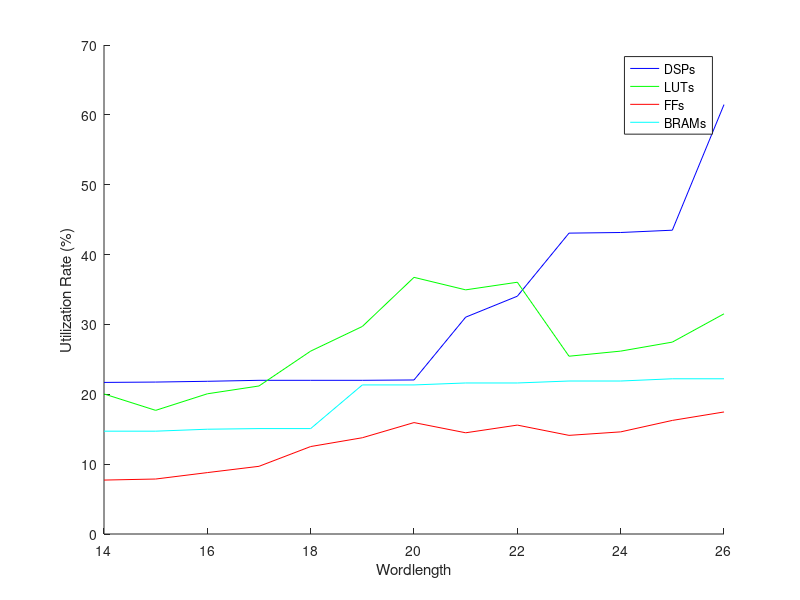
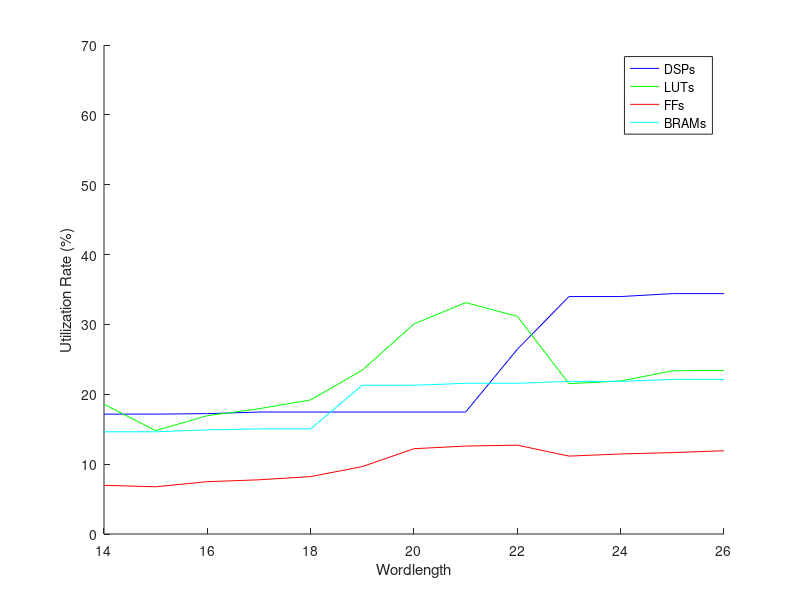

These figures' MATLAB source, in order:

unibits_LUT_M2 = [20.05,17.70,20.07,21.19,26.18,29.71,36.74 ,34.95,36.04 ,25.45,26.18,27.47,31.52]';
unibits_FF_M2 = [7.72,7.87,8.79,9.69,12.52,13.78 ,15.95,14.49,15.59,14.12,14.62,16.26,17.47]';
unibits_BRAM_M2 = [14.72,14.72,15,15.09,15.09,21.34 ,21.34,21.62,21.62,21.90,21.90,22.22,22.22]';
unibits_Dsp_M2 = [21.70,21.75,21.86,22,22,22,22.05,31.04,34.04,43.07 ,43.16,43.49,61.47]';
unibits_M2 = 14:26;


figure
hold on;

p1 = plot(unibits_M2, unibits_Dsp_M2, 'b','DisplayName','DSPs');
p2 = plot(unibits_M2, unibits_LUT_M2, 'g','DisplayName','LUTs');
p3 = plot(unibits_M2, unibits_FF_M2, 'r','DisplayName','FFs');
p4 = plot(unibits_M2, unibits_BRAM_M2, 'c','DisplayName','BRAMs');
legend([p1,p2,p3,p4],'Location','best');
ylabel('Utilization Rate (%)');
xlabel('Wordlength');


unibits_LUT_M1 = [18.57, 14.80,16.94,17.93,19.2,23.46,30.07,33.12,31.16,21.52, 21.90,23.36,23.42]';
unibits_FF_M1 = [6.97,6.76,7.49,7.76,8.22,9.65,12.21,12.59,12.72,11.15,11.46,11.65,11.92]';
unibits_BRAM_M1 = [14.63,14.63,14.91,15.05,15.05,21.30 ,21.30,21.57,21.57,21.85,21.85,22.13,22.13]';
unibits_Dsp_M1 = [17.16,17.16,17.23,17.46,17.46,17.46,17.46,17.46,26.45,33.99,33.99,34.41,34.41]';
unibits_M1 = 14:26;


figure
hold on;

p1 = plot(unibits_M1, unibits_Dsp_M1, 'b','DisplayName','DSPs');
p2 = plot(unibits_M1, unibits_LUT_M1, 'g','DisplayName','LUTs');
p3 = plot(unibits_M1, unibits_FF_M1, 'r','DisplayName','FFs');
p4 = plot(unibits_M1, unibits_BRAM_M1, 'c','DisplayName','BRAMs');
legend([p1,p2,p3,p4],'Location','best');
ylabel('Utilization Rate (%)');
xlabel('Wordlength');
ylim([0 70])
